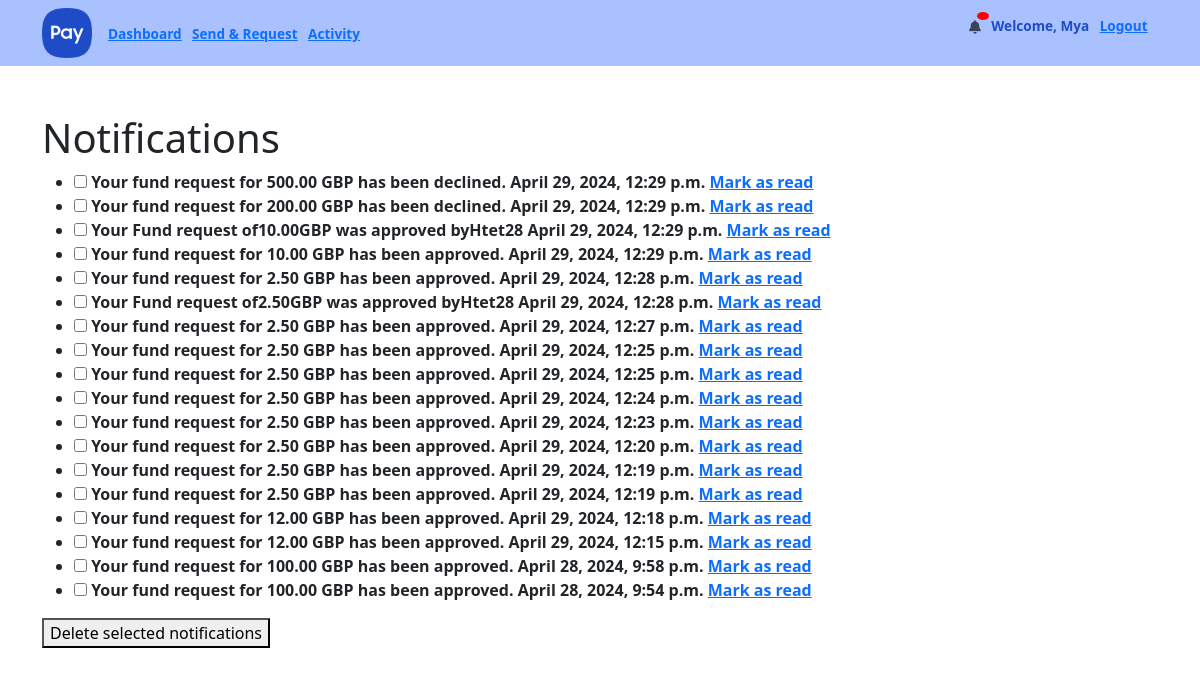
Page /webapps2024/notifications/notification_list/ (signed in) on the earlier database version.
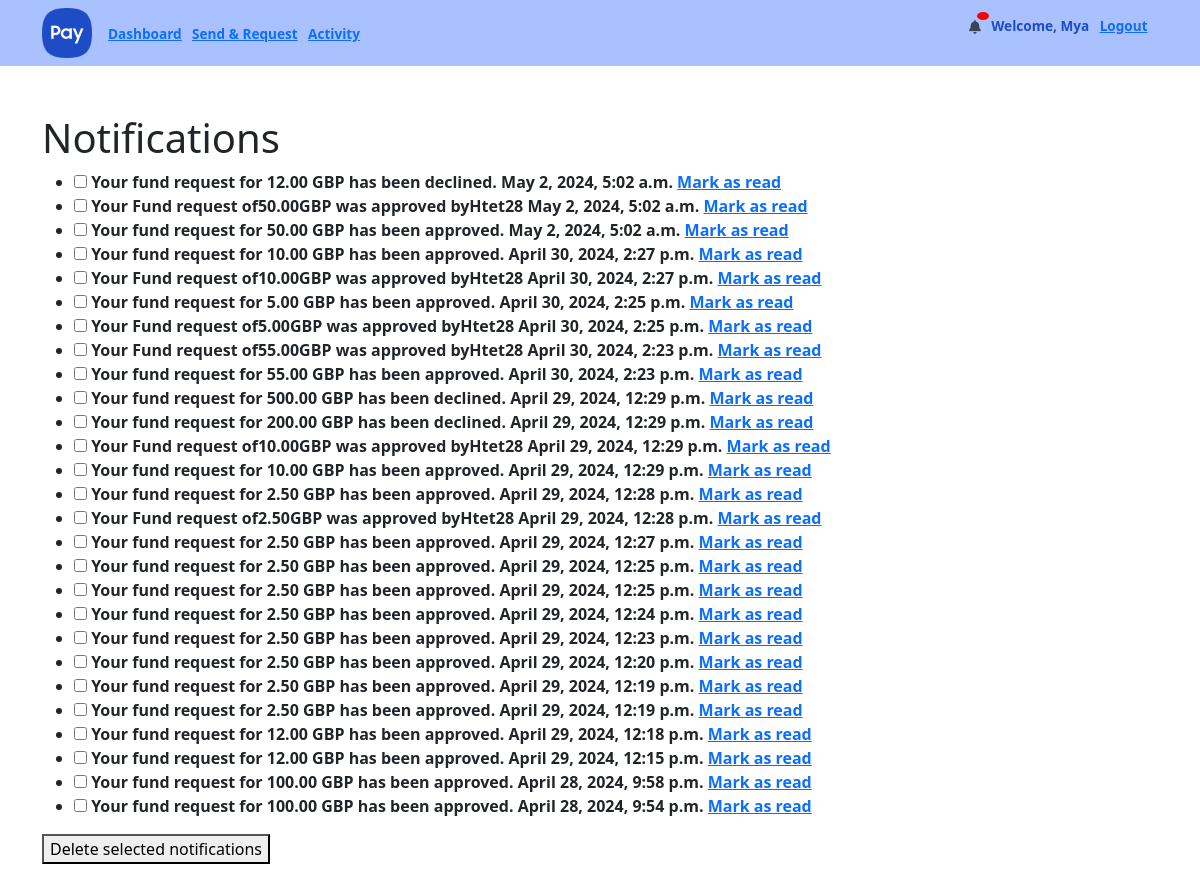
Same page on the later database version.
### notifications/models.py (models this page shows, shortened)
class Notification(models.Model):
    objects = None
    recipient = models.ForeignKey(User, on_delete=models.CASCADE)
    message = models.CharField(max_length=255)
    timestamp = models.DateTimeField(auto_now_add=True)
    is_read = models.BooleanField(default=False)
    class Meta:
        ordering = ['-timestamp']

### notifications/views.py (the view)
# urls.py: path("notification_list/", views.notification_list, name="notification_list"),
@login_required(login_url='login')
def notification_list(request):
    notifications = list(Notification.objects.filter(recipient=request.user).order_by('-timestamp'))
    context = {'notifications': notifications}
    return render(request, 'notifications/notification_list.html', context)

### templates/notifications/notification_list.html (shortened to what this page needs)
{% extends 'main/base.html' %}
{% block content %}
<h1>Notifications</h1>
{% if notifications %}
<form id="notification-form" method="post" action="{% url 'notifications:notification_delete_multiple' %}">
    <ul>
        {% for notification in notifications %}
        <li{% if not notification.is_read %} class="unread"{% endif %}>
        <input type="checkbox" name="selected_notifications" value="{{ notification.id }}" id="checkbox_{{ notification.id }}">
        <label for="checkbox_{{ notification.id }}">
            <strong>{{ notification.message }}</strong>
            <span class="timestamp">{{ notification.timestamp }}</span>
        </label>
        {% if not notification.is_read %}
        <a href="{% url 'notifications:notification_mark_read' notification.pk %}">Mark as read</a>
        {% else %}
        <span class="read">Read</span>
        {% endif %}
        </li>
        {% endfor %}
    </ul>
    <button type="submit">Delete selected notifications</button>
</form>
{% else %}
<p>No notifications.</p>
{% endif %}
{% endblock %}

### templates/main/base.html (shortened to what this page needs)
{% load crispy_forms_tags %}
{% load static %}
{% load mathfilters %}
<!DOCTYPE html>
<html lang="en">
<head>
    <link href="https://cdn.jsdelivr.net/npm/bootstrap@5.3.3/dist/css/bootstrap.min.css" rel="stylesheet"
>
    <link rel="stylesheet" href="https://cdnjs.cloudflare.com/ajax/libs/font-awesome/6.5.2/css/all.min.css"
/>
    <link rel="stylesheet" type="text/css" href="{% static '/css/main.css' %}">
</head>
<nav class="navbar navbar-expand-lg navbar-light" style="background-color: #7ea1ffa8;">
    <div class="container">
        <a href="#" class="navbar-brand mb-0 mr-3 h1">
            <img alt="logo" src="{% static 'logo.png' %}" width="50" height="50"/>
        </a>
        <div class="collapse navbar-collapse justify-content-between" id="navbarText">
            <ul class="navbar-nav">
                {% if user.is_authenticated %}
                <li class="nav-item">
                    <a href="{% url 'dashboard' %}">Dashboard</a>
                </li>
                <li class="nav-item">
                    <a href="{% url 'send&request' %}">Send & Request</a>
                </li>
                <li class="nav-item">
                    <a href="{% url 'transactionlog' %}">Activity</a>
                </li>
            </ul>
            <ul>
                <ul class="navbar-nav ms-auto">
                    <li class="nav-item">
                        <a href="{% url 'notifications:notification_list' %}" class="nav-link setting-icon position-relative">
                            <i class="fa-solid fa-bell"></i>
                            <span class="notification-badge">{{ new_notification_count}}</span>
                        </a>
                    </li>
                    <li class="nav-item"><a>Welcome, {{ user.username }}</a></li>
                    <li class="nav-item">
                        <a href="{% url 'logout' %}">Logout</a>
                    </li>
                </ul>
                {% endif %}
            </ul>
        </div>
    </div>
</nav>
<body>
<div class="container py-5" style="padding-top: 80px;">
    {% block content %}
    {% endblock %}
</div>
</body>
</html>

### static/css/main.css (style rules this page uses)
:root { --bs-primary-color: #0c2340; }
.navbar { color: #1e4bc6; padding: 0.2rem 0; }
.navbar-nav li a { font-weight: bold; font-size: 0.85rem; margin-right: 0.65rem; }
.unread { font-weight: bold; }
.setting-icon { padding: 0 !important; margin-top: 4px; }
.notification-badge { position: absolute; top: -5px; right: -8px; background-color: red; color: white; border-radius: 50%; padding: 4px 6px; font-size: 12px; }

Differences in the rows shown:
added Notification: message "Your fund request for 12.00 GBP has been declined.", timestamp "May 2, 2024, 5:02 a.m.", is_read "Mark as read"
added Notification: message "Your Fund request of50.00GBP was approved byHtet28", timestamp "May 2, 2024, 5:02 a.m.", is_read "Mark as read"
added Notification: message "Your fund request for 50.00 GBP has been approved.", timestamp "May 2, 2024, 5:02 a.m.", is_read "Mark as read"
added Notification: message "Your fund request for 10.00 GBP has been approved.", timestamp "April 30, 2024, 2:27 p.m.", is_read "Mark as read"
added Notification: message "Your Fund request of10.00GBP was approved byHtet28", timestamp "April 30, 2024, 2:27 p.m.", is_read "Mark as read"
added Notification: message "Your fund request for 5.00 GBP has been approved.", timestamp "April 30, 2024, 2:25 p.m.", is_read "Mark as read"
added Notification: message "Your Fund request of5.00GBP was approved byHtet28", timestamp "April 30, 2024, 2:25 p.m.", is_read "Mark as read"
added Notification: message "Your Fund request of55.00GBP was approved byHtet28", timestamp "April 30, 2024, 2:23 p.m.", is_read "Mark as read"
added Notification: message "Your fund request for 55.00 GBP has been approved.", timestamp "April 30, 2024, 2:23 p.m.", is_read "Mark as read"
